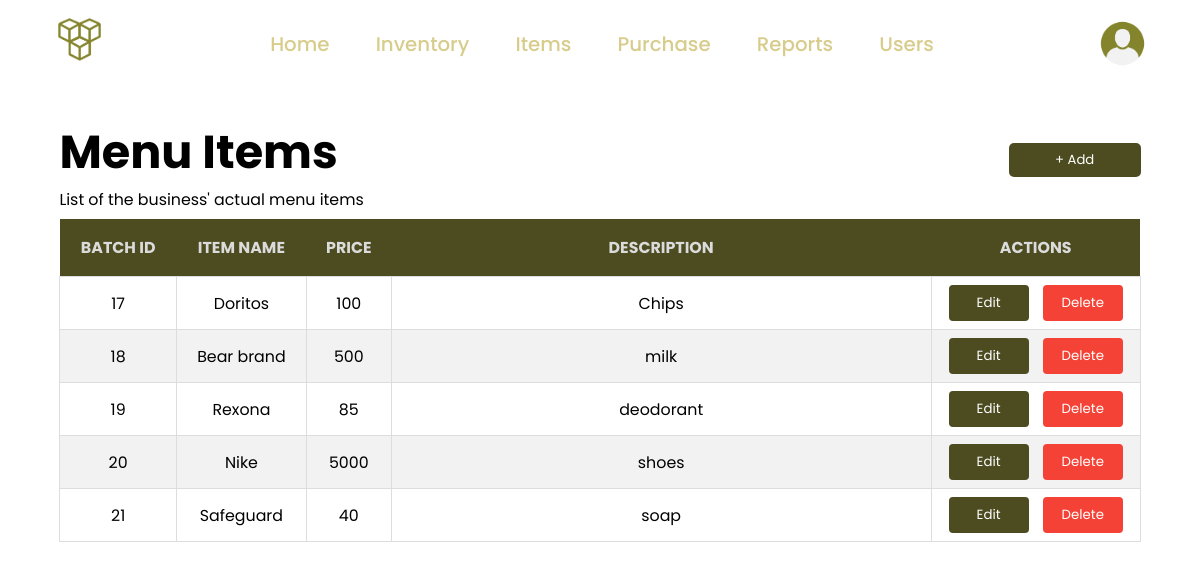
Page /RESERVOIR/items.php (signed in) on the committed database.
### tables this page shows
CREATE TABLE `item` (
  `batchID` int(11) NOT NULL,
  `itemno` int(11) NOT NULL,
  `itemname` text NOT NULL,
  `Quantity` int(11) NOT NULL,
  `Price` int(11) NOT NULL,
  `description` varchar(50) NOT NULL
);

### RESERVOIR/php/item_read.php (the view, shortened to what this page needs)
<?php
$dbHost     = "localhost";
$dbusername = "root";
$dbPassword = "";
$dbName     = "main";
$conn = mysqli_connect($dbHost, $dbusername, $dbPassword, $dbName);
$sql = "SELECT * FROM item";
$result = mysqli_query($conn, $sql);
if (mysqli_num_rows($result) > 0) {
    while ($row = mysqli_fetch_assoc($result)) {
        echo "<td>" . $row["batchID"] . "</td>";
        echo "<td>" . $row["itemname"] . "</td>";
        echo "<td>" . $row["Price"] . "</td>";
        echo "<td>" . $row["description"] . "</td>";
        echo "<td>
                <form action='php/item_edit.php' method='get' style='display: inline-block; margin-right: 10px;'>
                    <input type='hidden' name='Action' value='Edit'>
                    <input type='hidden' name='id' value='" . $row["batchID"] . "'>
                    <button type='submit' style='background-color: #4c4c20; color: white; padding: 8px 12px; border: none; border-radius: 4px; cursor: pointer; width: 80px;'>Edit</button>
                </form>
                <form action='php/item_delete.php' method='get' style='display: inline-block;'>
                    <input type='hidden' name='Action' value='Delete'>
                    <input type='hidden' name='id' value='" . $row["batchID"] . "'>
                    <button type='submit' style='background-color: #f44336; color: white; padding: 8px 12px; border: none; border-radius: 4px; cursor: pointer; width: 80px;'>Delete</button>
                </form>
            </td>";
    }
}
?>

### RESERVOIR/css/items.css (style rules this page uses)
td { border: 1px solid #ddd; padding: 8px; }

### RESERVOIR/css/main.css (style rules this page uses)
* { padding: 0; margin: 0; box-sizing: border-box; font-family: 'Poppins', sans-serif; }
html { font-size: 82.5%; }
html,body { background: url(../images/gbb.png) no-repeat fixed; background-size: cover; }

### rows in the picture
item: batchID "17", itemname "Doritos", Price "100", description "Chips"
item: batchID "18", itemname "Bear brand", Price "500", description "milk"
item: batchID "19", itemname "Rexona", Price "85", description "deodorant"
item: batchID "20", itemname "Nike", Price "5000", description "shoes"
item: batchID "21", itemname "Safeguard", Price "40", description "soap"
